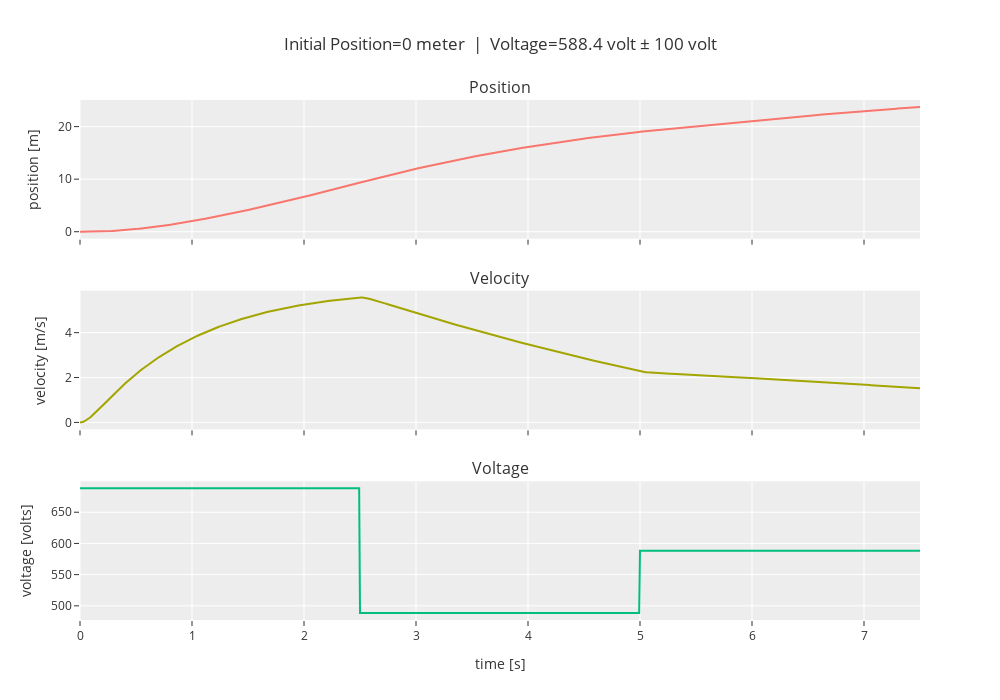

Notebook source saved alongside this figure:
### Markdown cell above
### $x = 0$

### Code cell
nonlinear_analysis(0, doublet_magnitude=100, )

### Figure 1 — Plotly figure (JSON) as saved in the notebook; plotly's stock layout.template omitted (floating-point values rounded to 4 significant figures; data arrays with more than 128 entries replaced by an {"elided": "..."} marker saying what was removed)
{"data": [{"type": "scatter", "x": {"elided": "752 float values"}, "xaxis": "x", "y": {"elided": "752 float values"}, "yaxis": "y"}, {"type": "scatter", "x": {"elided": "752 float values"}, "xaxis": "x2", "y": {"elided": "752 float values"}, "yaxis": "y2"}, {"type": "scatter", "x": {"elided": "1000 float values"}, "xaxis": "x3", "y": {"elided": "1000 float values"}, "yaxis": "y3"}], "layout": {"annotations": [{"font": {"size": 16}, "showarrow": false, "text": "Position", "x": 0.5, "xanchor": "center", "xref": "paper", "y": 1, "yanchor": "bottom", "yref": "paper"}, {"font": {"size": 16}, "showarrow": false, "text": "Velocity", "x": 0.5, "xanchor": "center", "xref": "paper", "y": 0.6333, "yanchor": "bottom", "yref": "paper"}, {"font": {"size": 16}, "showarrow": false, "text": "Voltage", "x": 0.5, "xanchor": "center", "xref": "paper", "y": 0.2667, "yanchor": "bottom", "yref": "paper"}], "height": 700, "showlegend": false, "title": {"text": "Initial Position=0 meter  |  Voltage=588.4 volt ± 100 volt"}, "width": 1000, "xaxis": {"anchor": "y", "domain": [0, 1], "matches": "x3", "showticklabels": false}, "xaxis2": {"anchor": "y2", "domain": [0, 1], "matches": "x3", "showticklabels": false}, "xaxis3": {"anchor": "y3", "domain": [0, 1], "title": {"text": "time [s]"}}, "yaxis": {"anchor": "x", "domain": [0.7333, 1], "title": {"text": "position [m]"}}, "yaxis2": {"anchor": "x2", "domain": [0.3667, 0.6333], "title": {"text": "velocity [m/s]"}}, "yaxis3": {"anchor": "x3", "domain": [0, 0.2667], "title": {"text": "voltage [volts]"}}}}
